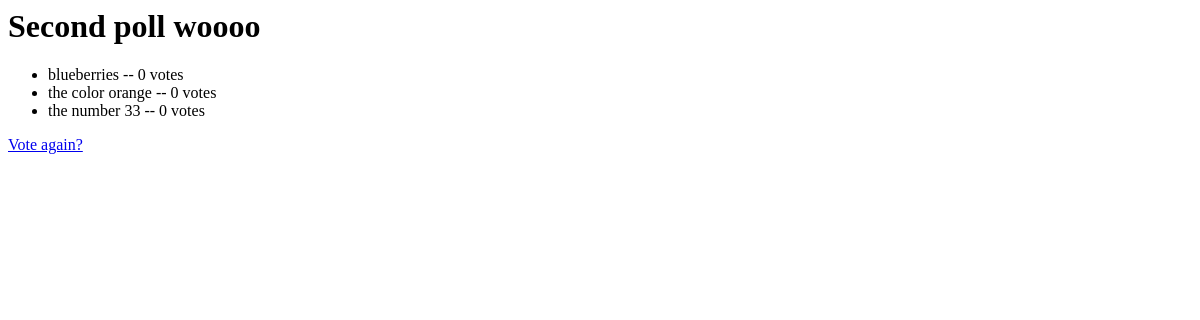
The page /polls/2/results/ on the database as committed earlier.
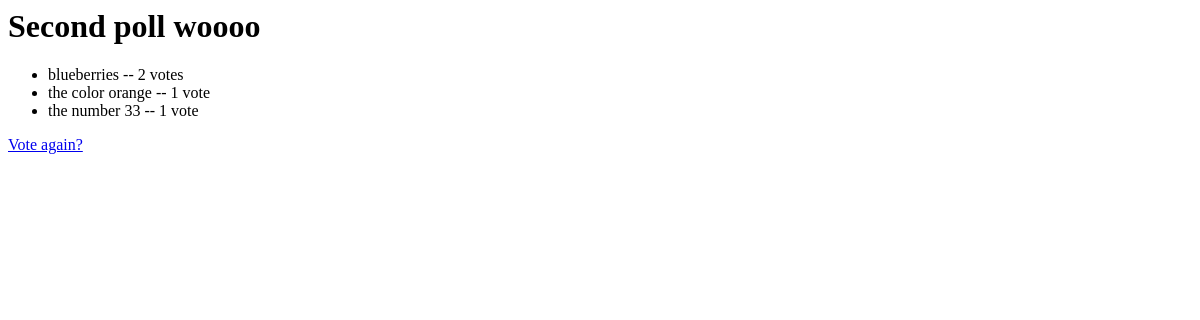
The same page on the database as committed later.
### polls/models.py (models this page shows, shortened)
class  Poll(models.Model):
	question = models.CharField(max_length=200)
	pub_date = models.DateTimeField('date published')
	def was_published_recently(self):
		return self.pub_date >= timezone.now() - datetime.timedelta(days=1)
	was_published_recently.admin_order_field = 'pub_date'
	was_published_recently.boolean = True
	was_published_recently.short_description = 'Published recently?'

class Choice(models.Model):
	poll = models.ForeignKey(Poll)
	choice_text = models.CharField(max_length=200)
	votes = models.IntegerField(default=0)

### polls/views.py (the view)
# urls.py: url(r'^(?P<poll_id>\d+)/results/$', views.results, name='results'),
def results(request, poll_id):
	poll = get_object_or_404(Poll, pk=poll_id)
	return render(request, "polls/results.html", {'poll': poll})

### polls/templates/polls/results.html
<h1>{{ poll.question }}</h1>
<ul>
{% for choice in poll.choice_set.all %}
    <li>{{ choice.choice_text }} -- {{ choice.votes }} vote{{ choice.votes|pluralize }}</li>
{% endfor %}
</ul>
<a href="{% url 'polls:detail' poll.id %}">Vote again?</a>

Rows that differ between the two databases and show on the page:
changed Choice "blueberries": votes "0" → "2"
changed Choice "the color orange": votes "0" → "1"
changed Choice "the number 33": votes "0" → "1"
